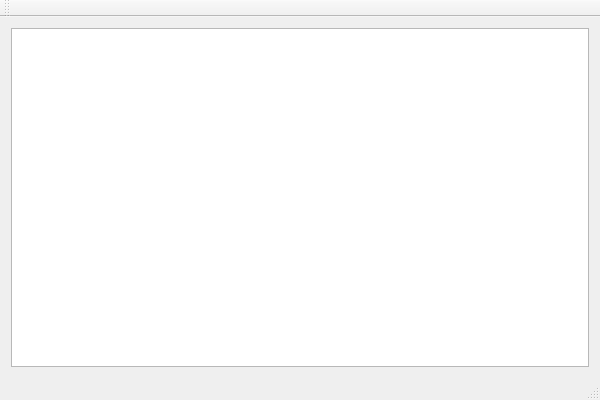
<?xml version="1.0" encoding="UTF-8"?>
<ui version="4.0">
 <class>Test12_2AClass</class>
 <widget class="QMainWindow" name="Test12_2AClass">
  <property name="geometry">
   <rect>
    <x>0</x>
    <y>0</y>
    <width>600</width>
    <height>400</height>
   </rect>
  </property>
  <property name="windowTitle">
   <string>Test12_2A</string>
  </property>
  <widget class="QWidget" name="centralWidget">
   <layout class="QVBoxLayout" name="verticalLayout">
    <item>
     <widget class="QListWidget" name="listWidget"/>
    </item>
   </layout>
  </widget>
  <widget class="QMenuBar" name="menuBar">
   <property name="geometry">
    <rect>
     <x>0</x>
     <y>0</y>
     <width>600</width>
     <height>23</height>
    </rect>
   </property>
  </widget>
  <widget class="QToolBar" name="mainToolBar">
   <attribute name="toolBarArea">
    <enum>TopToolBarArea</enum>
   </attribute>
   <attribute name="toolBarBreak">
    <bool>false</bool>
   </attribute>
  </widget>
  <widget class="QStatusBar" name="statusBar"/>
  <action name="actionAdd">
   <property name="text">
    <string>Add</string>
   </property>
  </action>
  <action name="actionRemove">
   <property name="text">
    <string>Remove</string>
   </property>
  </action>
 </widget>
 <layoutdefault spacing="6" margin="11"/>
 <resources>
  <include location="Test12_2A.qrc"/>
 </resources>
 <connections/>
</ui>
